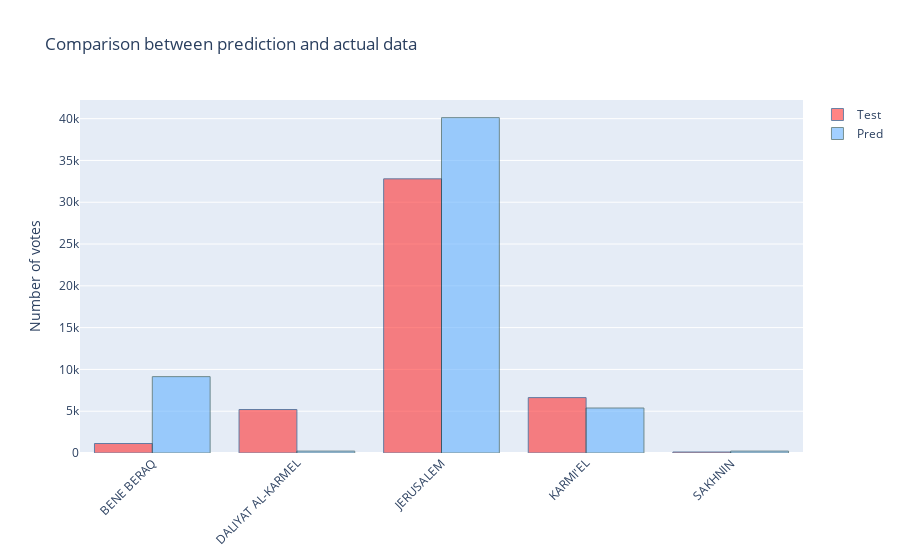

Notebook source saved alongside this figure:
### Code cell
fig = go.Figure(data=[
    go.Bar(name='Test', x=results.index, y=results['actual'],  textposition='auto', 
           marker_color='rgb(255,51,51)', marker_line_color='rgb(8,48,107)',marker_line_width=1, opacity=0.6),
    go.Bar(name='Pred', x=results.index, y=results['prediction'],  textposition='auto',
           marker_color='rgb(102,178,255)', marker_line_color='rgb(30,70,70)',marker_line_width=1, opacity=0.6)
])

# Change the bar mode
fig.update_layout(barmode='group', xaxis_tickangle=-45)
fig.update_layout(title_text='Comparison between prediction and actual data',
    yaxis_title="Number of votes",)
fig.show()

### Figure 1 — Plotly figure (JSON) as saved in the notebook; plotly's stock layout.template omitted (floating-point values rounded to 4 significant figures)
{"data": [{"marker": {"color": "rgb(255,51,51)", "line": {"color": "rgb(8,48,107)", "width": 1}}, "name": "Test", "opacity": 0.6, "textposition": "auto", "type": "bar", "x": ["BENE BERAQ", "DALIYAT AL-KARMEL", "JERUSALEM", "KARMI'EL", "SAKHNIN"], "y": [1133, 5200, 32800, 6627, 120]}, {"marker": {"color": "rgb(102,178,255)", "line": {"color": "rgb(30,70,70)", "width": 1}}, "name": "Pred", "opacity": 0.6, "textposition": "auto", "type": "bar", "x": ["BENE BERAQ", "DALIYAT AL-KARMEL", "JERUSALEM", "KARMI'EL", "SAKHNIN"], "y": [9137.0, 227.1, 40120.0, 5384.0, 227.1]}], "layout": {"barmode": "group", "title": {"text": "Comparison between prediction and actual data"}, "xaxis": {"tickangle": -45}, "yaxis": {"title": {"text": "Number of votes"}}}}
